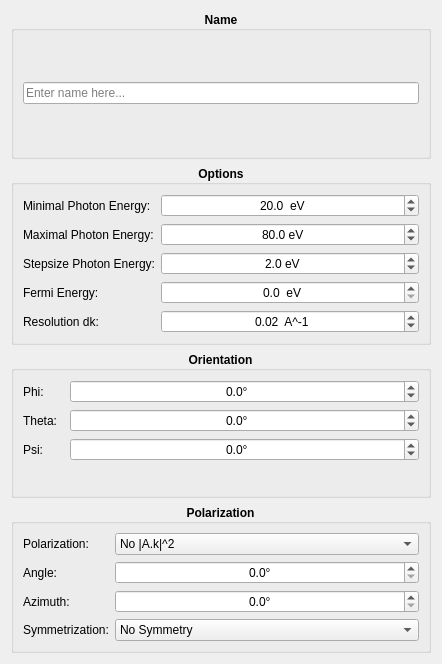
<?xml version="1.0" encoding="UTF-8"?>
<ui version="4.0">
 <class>window</class>
 <widget class="QWidget" name="window">
  <property name="geometry">
   <rect>
    <x>0</x>
    <y>0</y>
    <width>442</width>
    <height>664</height>
   </rect>
  </property>
  <property name="windowTitle">
   <string>Options</string>
  </property>
  <layout class="QVBoxLayout" name="verticalLayout">
   <item>
    <widget class="QGroupBox" name="name_groupbox">
     <property name="font">
      <font>
       <weight>75</weight>
       <bold>true</bold>
      </font>
     </property>
     <property name="title">
      <string>Name</string>
     </property>
     <property name="alignment">
      <set>Qt::AlignCenter</set>
     </property>
     <layout class="QHBoxLayout" name="horizontalLayout_3">
      <item>
       <widget class="QLineEdit" name="line_edit">
        <property name="font">
         <font>
          <weight>50</weight>
          <bold>false</bold>
         </font>
        </property>
        <property name="placeholderText">
         <string>Enter name here...</string>
        </property>
        <property name="clearButtonEnabled">
         <bool>true</bool>
        </property>
       </widget>
      </item>
     </layout>
    </widget>
   </item>
   <item>
    <widget class="QGroupBox" name="other_groupbox">
     <property name="font">
      <font>
       <weight>75</weight>
       <bold>true</bold>
      </font>
     </property>
     <property name="title">
      <string>Options</string>
     </property>
     <property name="alignment">
      <set>Qt::AlignCenter</set>
     </property>
     <layout class="QFormLayout" name="formLayout_2">
      <item row="0" column="0">
       <widget class="QLabel" name="photon_min_label">
        <property name="font">
         <font>
          <weight>50</weight>
          <bold>false</bold>
         </font>
        </property>
        <property name="text">
         <string>Minimal Photon Energy:</string>
        </property>
       </widget>
      </item>
      <item row="0" column="1">
       <widget class="QDoubleSpinBox" name="photon_min_spinbox">
        <property name="font">
         <font>
          <weight>50</weight>
          <bold>false</bold>
         </font>
        </property>
        <property name="alignment">
         <set>Qt::AlignCenter</set>
        </property>
        <property name="correctionMode">
         <enum>QAbstractSpinBox::CorrectToNearestValue</enum>
        </property>
        <property name="keyboardTracking">
         <bool>false</bool>
        </property>
        <property name="suffix">
         <string>  eV</string>
        </property>
        <property name="decimals">
         <number>1</number>
        </property>
        <property name="value">
         <double>20.000000000000000</double>
        </property>
       </widget>
      </item>
      <item row="3" column="0">
       <widget class="QLabel" name="fermi_label">
        <property name="font">
         <font>
          <weight>50</weight>
          <bold>false</bold>
         </font>
        </property>
        <property name="text">
         <string>Fermi Energy:</string>
        </property>
       </widget>
      </item>
      <item row="3" column="1">
       <widget class="QDoubleSpinBox" name="fermi_spinbox">
        <property name="font">
         <font>
          <weight>50</weight>
          <bold>false</bold>
         </font>
        </property>
        <property name="alignment">
         <set>Qt::AlignCenter</set>
        </property>
        <property name="correctionMode">
         <enum>QAbstractSpinBox::CorrectToNearestValue</enum>
        </property>
        <property name="keyboardTracking">
         <bool>false</bool>
        </property>
        <property name="suffix">
         <string>  eV</string>
        </property>
        <property name="decimals">
         <number>1</number>
        </property>
       </widget>
      </item>
      <item row="4" column="0">
       <widget class="QLabel" name="dk_label">
        <property name="font">
         <font>
          <weight>50</weight>
          <bold>false</bold>
         </font>
        </property>
        <property name="text">
         <string>Resolution dk:</string>
        </property>
       </widget>
      </item>
      <item row="4" column="1">
       <widget class="QDoubleSpinBox" name="dk_spinbox">
        <property name="font">
         <font>
          <weight>50</weight>
          <bold>false</bold>
         </font>
        </property>
        <property name="alignment">
         <set>Qt::AlignCenter</set>
        </property>
        <property name="correctionMode">
         <enum>QAbstractSpinBox::CorrectToNearestValue</enum>
        </property>
        <property name="keyboardTracking">
         <bool>false</bool>
        </property>
        <property name="suffix">
         <string>  A^-1</string>
        </property>
        <property name="minimum">
         <double>0.010000000000000</double>
        </property>
        <property name="maximum">
         <double>1.000000000000000</double>
        </property>
        <property name="singleStep">
         <double>0.010000000000000</double>
        </property>
        <property name="value">
         <double>0.020000000000000</double>
        </property>
       </widget>
      </item>
      <item row="1" column="1">
       <widget class="QDoubleSpinBox" name="photon_max_spinbox">
        <property name="font">
         <font>
          <weight>50</weight>
          <bold>false</bold>
         </font>
        </property>
        <property name="alignment">
         <set>Qt::AlignCenter</set>
        </property>
        <property name="keyboardTracking">
         <bool>false</bool>
        </property>
        <property name="suffix">
         <string> eV</string>
        </property>
        <property name="decimals">
         <number>1</number>
        </property>
        <property name="maximum">
         <double>150.000000000000000</double>
        </property>
        <property name="singleStep">
         <double>1.000000000000000</double>
        </property>
        <property name="value">
         <double>80.000000000000000</double>
        </property>
       </widget>
      </item>
      <item row="1" column="0">
       <widget class="QLabel" name="photon_max_label">
        <property name="font">
         <font>
          <weight>50</weight>
          <bold>false</bold>
         </font>
        </property>
        <property name="text">
         <string>Maximal Photon Energy:</string>
        </property>
       </widget>
      </item>
      <item row="2" column="1">
       <widget class="QDoubleSpinBox" name="photon_step_spinbox">
        <property name="font">
         <font>
          <weight>50</weight>
          <bold>false</bold>
         </font>
        </property>
        <property name="alignment">
         <set>Qt::AlignCenter</set>
        </property>
        <property name="suffix">
         <string> eV</string>
        </property>
        <property name="decimals">
         <number>1</number>
        </property>
        <property name="minimum">
         <double>0.100000000000000</double>
        </property>
        <property name="maximum">
         <double>5.000000000000000</double>
        </property>
        <property name="singleStep">
         <double>0.200000000000000</double>
        </property>
        <property name="value">
         <double>2.000000000000000</double>
        </property>
       </widget>
      </item>
      <item row="2" column="0">
       <widget class="QLabel" name="photon_step_label">
        <property name="font">
         <font>
          <weight>50</weight>
          <bold>false</bold>
         </font>
        </property>
        <property name="text">
         <string>Stepsize Photon Energy:</string>
        </property>
       </widget>
      </item>
     </layout>
    </widget>
   </item>
   <item>
    <widget class="QGroupBox" name="orientation_groupbox">
     <property name="font">
      <font>
       <weight>75</weight>
       <bold>true</bold>
      </font>
     </property>
     <property name="title">
      <string>Orientation</string>
     </property>
     <property name="alignment">
      <set>Qt::AlignCenter</set>
     </property>
     <layout class="QFormLayout" name="formLayout_3">
      <item row="0" column="0">
       <widget class="QLabel" name="phi_label">
        <property name="font">
         <font>
          <weight>50</weight>
          <bold>false</bold>
         </font>
        </property>
        <property name="text">
         <string>Phi:  </string>
        </property>
       </widget>
      </item>
      <item row="0" column="1">
       <widget class="QDoubleSpinBox" name="phi_spinbox">
        <property name="font">
         <font>
          <weight>50</weight>
          <bold>false</bold>
         </font>
        </property>
        <property name="alignment">
         <set>Qt::AlignCenter</set>
        </property>
        <property name="correctionMode">
         <enum>QAbstractSpinBox::CorrectToNearestValue</enum>
        </property>
        <property name="keyboardTracking">
         <bool>false</bool>
        </property>
        <property name="suffix">
         <string>°</string>
        </property>
        <property name="decimals">
         <number>1</number>
        </property>
        <property name="minimum">
         <double>-90.000000000000000</double>
        </property>
        <property name="maximum">
         <double>90.000000000000000</double>
        </property>
       </widget>
      </item>
      <item row="1" column="0">
       <widget class="QLabel" name="theta_label">
        <property name="font">
         <font>
          <weight>50</weight>
          <bold>false</bold>
         </font>
        </property>
        <property name="text">
         <string>Theta:  </string>
        </property>
       </widget>
      </item>
      <item row="1" column="1">
       <widget class="QDoubleSpinBox" name="theta_spinbox">
        <property name="font">
         <font>
          <weight>50</weight>
          <bold>false</bold>
         </font>
        </property>
        <property name="alignment">
         <set>Qt::AlignCenter</set>
        </property>
        <property name="correctionMode">
         <enum>QAbstractSpinBox::CorrectToNearestValue</enum>
        </property>
        <property name="keyboardTracking">
         <bool>false</bool>
        </property>
        <property name="suffix">
         <string>°</string>
        </property>
        <property name="decimals">
         <number>1</number>
        </property>
        <property name="minimum">
         <double>-90.000000000000000</double>
        </property>
        <property name="maximum">
         <double>90.000000000000000</double>
        </property>
       </widget>
      </item>
      <item row="2" column="0">
       <widget class="QLabel" name="psi_label">
        <property name="font">
         <font>
          <weight>50</weight>
          <bold>false</bold>
         </font>
        </property>
        <property name="text">
         <string>Psi:  </string>
        </property>
       </widget>
      </item>
      <item row="2" column="1">
       <widget class="QDoubleSpinBox" name="psi_spinbox">
        <property name="font">
         <font>
          <weight>50</weight>
          <bold>false</bold>
         </font>
        </property>
        <property name="alignment">
         <set>Qt::AlignCenter</set>
        </property>
        <property name="correctionMode">
         <enum>QAbstractSpinBox::CorrectToNearestValue</enum>
        </property>
        <property name="keyboardTracking">
         <bool>false</bool>
        </property>
        <property name="suffix">
         <string>°</string>
        </property>
        <property name="decimals">
         <number>1</number>
        </property>
        <property name="minimum">
         <double>-90.000000000000000</double>
        </property>
        <property name="maximum">
         <double>90.000000000000000</double>
        </property>
       </widget>
      </item>
     </layout>
    </widget>
   </item>
   <item>
    <widget class="QGroupBox" name="polarization_groupbox">
     <property name="font">
      <font>
       <weight>75</weight>
       <bold>true</bold>
      </font>
     </property>
     <property name="title">
      <string>Polarization</string>
     </property>
     <property name="alignment">
      <set>Qt::AlignCenter</set>
     </property>
     <layout class="QFormLayout" name="formLayout">
      <item row="0" column="0">
       <widget class="QLabel" name="polarization_label">
        <property name="font">
         <font>
          <weight>50</weight>
          <bold>false</bold>
         </font>
        </property>
        <property name="text">
         <string>Polarization:</string>
        </property>
       </widget>
      </item>
      <item row="0" column="1">
       <widget class="QComboBox" name="polarization_combobox">
        <property name="font">
         <font>
          <weight>50</weight>
          <bold>false</bold>
         </font>
        </property>
        <property name="currentIndex">
         <number>0</number>
        </property>
        <property name="maxVisibleItems">
         <number>7</number>
        </property>
        <property name="maxCount">
         <number>7</number>
        </property>
        <item>
         <property name="text">
          <string>No |A.k|^2</string>
         </property>
        </item>
        <item>
         <property name="text">
          <string>Toroid (p-pol)</string>
         </property>
        </item>
        <item>
         <property name="text">
          <string>NANO-ESCA: p-pol</string>
         </property>
        </item>
        <item>
         <property name="text">
          <string>NANO-ESCA: s-pol</string>
         </property>
        </item>
        <item>
         <property name="text">
          <string>NANO-ESCA: circ+</string>
         </property>
        </item>
        <item>
         <property name="text">
          <string>NANO-ESCA: circ-</string>
         </property>
        </item>
        <item>
         <property name="text">
          <string>CDAD</string>
         </property>
        </item>
       </widget>
      </item>
      <item row="1" column="0">
       <widget class="QLabel" name="alpha_label">
        <property name="font">
         <font>
          <weight>50</weight>
          <bold>false</bold>
         </font>
        </property>
        <property name="text">
         <string>Angle:</string>
        </property>
       </widget>
      </item>
      <item row="1" column="1">
       <widget class="QDoubleSpinBox" name="alpha_spinbox">
        <property name="font">
         <font>
          <weight>50</weight>
          <bold>false</bold>
         </font>
        </property>
        <property name="alignment">
         <set>Qt::AlignCenter</set>
        </property>
        <property name="correctionMode">
         <enum>QAbstractSpinBox::CorrectToNearestValue</enum>
        </property>
        <property name="keyboardTracking">
         <bool>false</bool>
        </property>
        <property name="suffix">
         <string>°</string>
        </property>
        <property name="decimals">
         <number>1</number>
        </property>
        <property name="maximum">
         <double>90.000000000000000</double>
        </property>
       </widget>
      </item>
      <item row="2" column="0">
       <widget class="QLabel" name="beta_label">
        <property name="font">
         <font>
          <weight>50</weight>
          <bold>false</bold>
         </font>
        </property>
        <property name="text">
         <string>Azimuth:</string>
        </property>
       </widget>
      </item>
      <item row="2" column="1">
       <widget class="QDoubleSpinBox" name="beta_spinbox">
        <property name="font">
         <font>
          <weight>50</weight>
          <bold>false</bold>
         </font>
        </property>
        <property name="alignment">
         <set>Qt::AlignCenter</set>
        </property>
        <property name="correctionMode">
         <enum>QAbstractSpinBox::CorrectToNearestValue</enum>
        </property>
        <property name="keyboardTracking">
         <bool>false</bool>
        </property>
        <property name="suffix">
         <string>°</string>
        </property>
        <property name="decimals">
         <number>1</number>
        </property>
        <property name="maximum">
         <double>360.000000000000000</double>
        </property>
       </widget>
      </item>
      <item row="3" column="0">
       <widget class="QLabel" name="symmetrization_label">
        <property name="font">
         <font>
          <weight>50</weight>
          <bold>false</bold>
         </font>
        </property>
        <property name="text">
         <string>Symmetrization:</string>
        </property>
       </widget>
      </item>
      <item row="3" column="1">
       <widget class="QComboBox" name="symmetrization_combobox">
        <property name="font">
         <font>
          <weight>50</weight>
          <bold>false</bold>
         </font>
        </property>
        <property name="currentIndex">
         <number>0</number>
        </property>
        <property name="maxVisibleItems">
         <number>7</number>
        </property>
        <property name="maxCount">
         <number>7</number>
        </property>
        <item>
         <property name="text">
          <string>No Symmetry</string>
         </property>
        </item>
        <item>
         <property name="text">
          <string>2-Fold</string>
         </property>
        </item>
        <item>
         <property name="text">
          <string>2-Fold + Mirror</string>
         </property>
        </item>
        <item>
         <property name="text">
          <string>3-Fold</string>
         </property>
        </item>
        <item>
         <property name="text">
          <string>3-Fold + Mirror</string>
         </property>
        </item>
        <item>
         <property name="text">
          <string>4-Fold</string>
         </property>
        </item>
        <item>
         <property name="text">
          <string>4-Fold + Mirror</string>
         </property>
        </item>
       </widget>
      </item>
     </layout>
    </widget>
   </item>
  </layout>
 </widget>
 <resources/>
 <connections/>
</ui>
